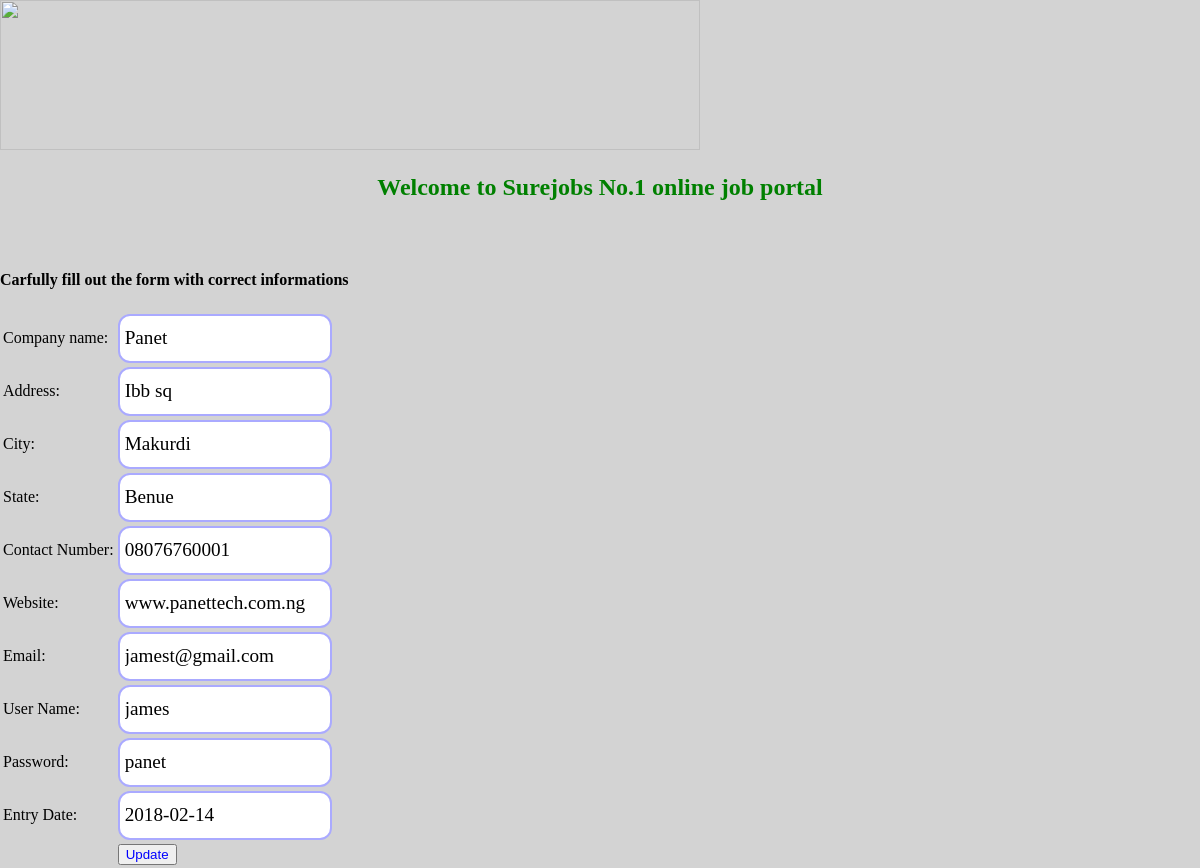
Page /updatecompany.php?id=Panet on the committed database.
### tables this page shows
CREATE TABLE `company_info` (
  `id` varchar(45) NOT NULL DEFAULT '0',
  `cname` varchar(45) NOT NULL DEFAULT '',
  `address` varchar(45) NOT NULL DEFAULT '',
  `city` varchar(45) NOT NULL DEFAULT '',
  `state` varchar(45) NOT NULL DEFAULT '',
  `contactno` varchar(45) NOT NULL DEFAULT '',
  `website` varchar(45) NOT NULL DEFAULT '',
  `email` varchar(45) NOT NULL DEFAULT '',
  `username` varchar(45) NOT NULL DEFAULT '',
  `password` varchar(45) NOT NULL DEFAULT '',
  `entrydate` date NOT NULL DEFAULT '0000-00-00',
  PRIMARY KEY (`id`)
);

### updatecompany.php (the view, shortened to what this page needs)
 <?php
	include("connection.php");
	$id=$_GET["id"];
	$select=mysqli_query($connection, "SELECT * FROM company_info WHERE cname='$id'")or die(mysqli_error($connection));
		$fetch=mysqli_fetch_array($select);
?>
<!DOCTYPE html>
<html lang="en" >
<head>
	<link rel="stylesheet" type="text/css" href="main.css">
</head>
<body>
	<header class="header">
	<a href="admin.php" title="Home page"><img src="sitelogo3.png" height="150" width="700" /></a>
	<h2 style="text-align: center; color: green;">Welcome to Surejobs No.1 online job portal</h2>
	</header>
				<h4>Carfully fill out the form with correct informations</h4>
	<form method="post" >
		<table>
				<tr>
					<td>
						Company name:
					</td>
					<td>
						<input type="text" name="cname" value="<?php echo $fetch['cname']; ?>" >
					</td>
				</tr>
				<tr>
					<td>
						Address:
					</td>
					<td>
						<input type="text" name="address" value="<?php echo $fetch['address']; ?>" >
					</td>
				</tr>
				<tr>
					<td>
						City:
					</td>
					<td>
						<input type="text" name="city" value="<?php echo $fetch['city']; ?>" >
					</td>
				</tr>
				<tr>
					<td>
						State:
					</td>
					<td>
						<input type="text" name="state" value="<?php echo $fetch['state']; ?>" >
					</td>
				</tr>
				<tr>
					<td>
						Contact Number:
					</td>
					<td>
						<input type="text" name="contactno" value="<?php echo $fetch['contactno']; ?>" >
					</td>
				</tr>
				<tr>
					<td>
						Website:
					</td>
					<td>
						<input type="text" name="website" value="<?php echo $fetch['website']; ?>" >
					</td>
				</tr>
				<tr>
					<td>
						Email:
					</td>
					<td>
						<input type="email" name="email" value="<?php echo $fetch['email']; ?>" >
					</td>
				</tr>
				<tr>
					<td>
						User Name:
					</td>
					<td>
						<input type="text" name="username" value="<?php echo $fetch['username']; ?>"  readonly="yes">
					</td>
				</tr>
				<tr>
					<td>
						Password:
					</td>
					<td>
						<input type="text" name="password" value="<?php echo $fetch['password']; ?>" readonly="yes" >
					</td>
				</tr>
				<tr>
					<td>
						Entry Date:
					</td>
					<td>
						<input type="text" name="entrydate" value="<?php echo $fetch['entrydate']; ?>" readonly="yes">
					</td>
				</tr>
				<tr>
					<td>
					</td>
				<td>
					<input type="submit" onclick="alert('Your information has been submited succesfully thank you')"; name="send" value="Update">
				</td>
				</tr>
		</table>
	</form>
</body>
</html>

### main.css (style rules this page uses)
body { margin:0px; background-color: lightgrey; }
* { box-sizing:bolder-box; }
.header { width:100%; height:250px; color:green; background:-moz-linear-gradient(black, darkblue, black ); }
input[type="text"],input[type="number"],input[type="email"],input[type="password"],textarea[type="textarea"] { border: 2px solid #aaf; height: 35px; width: 200px; padding:5px; font-family: Georgia, "Times New Roman", Times, serif; font-size:1.2em; border-radius: 12px; -webkit-border-radius: 12px; -moz-border-radius: 12px; }
input[type="submit"] { color: blue; }

### rows in the picture
company_info: cname "Panet", address "Ibb sq", city "Makurdi", state "Benue", contactno "08076760001", website "www.panettech.com.ng", email "jamest@gmail.com", username "james", password "panet", entrydate "2018-02-14"
